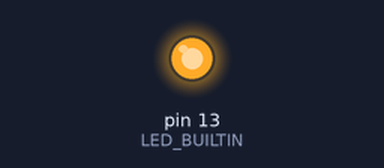
Recording of a sketch running on a simulated Arduino Uno, built with avr-gcc and run on an emulated ATmega328P. Shown: output pins drawn as LEDs (lit = HIGH).

Above: at 0.12 s.
At 3.6 s:
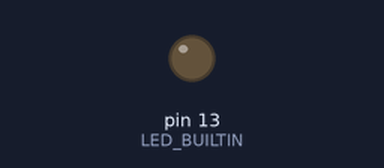
Timing chart, 0 to 6.5 s (numbered marks = the images above):
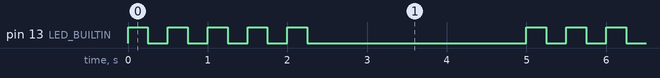

Measured:
- by itself, pin 13 (LED_BUILTIN): repeats every 5.0 s: 4 × (LOW 0.25 s, HIGH 0.25 s), LOW 2.8 s, HIGH 0.25 s
- by itself, everything shown: repeats every 5.0 s, in 10 steps

The sketch:

meeting.ino
```cpp
void setup() {

  pinMode(LED_BUILTIN, OUTPUT);
}


void loop() {
  for (int i=0; i<10 ; i++) {
  digitalWrite(LED_BUILTIN, HIGH);
  delay(250);
  digitalWrite(LED_BUILTIN, LOW);
  delay(250);
  digitalWrite(LED_BUILTIN, HIGH);
  delay(250);
  digitalWrite(LED_BUILTIN, LOW);
  delay(250);
  digitalWrite(LED_BUILTIN, HIGH);
  delay(250);
  digitalWrite(LED_BUILTIN, LOW);
  delay(250);
  digitalWrite(LED_BUILTIN, HIGH);
  delay(250);
  digitalWrite(LED_BUILTIN, LOW);
  delay(250);
  digitalWrite(LED_BUILTIN, HIGH);
  delay(250);
  digitalWrite(LED_BUILTIN, LOW);
  delay(2750);
  }
}
```
